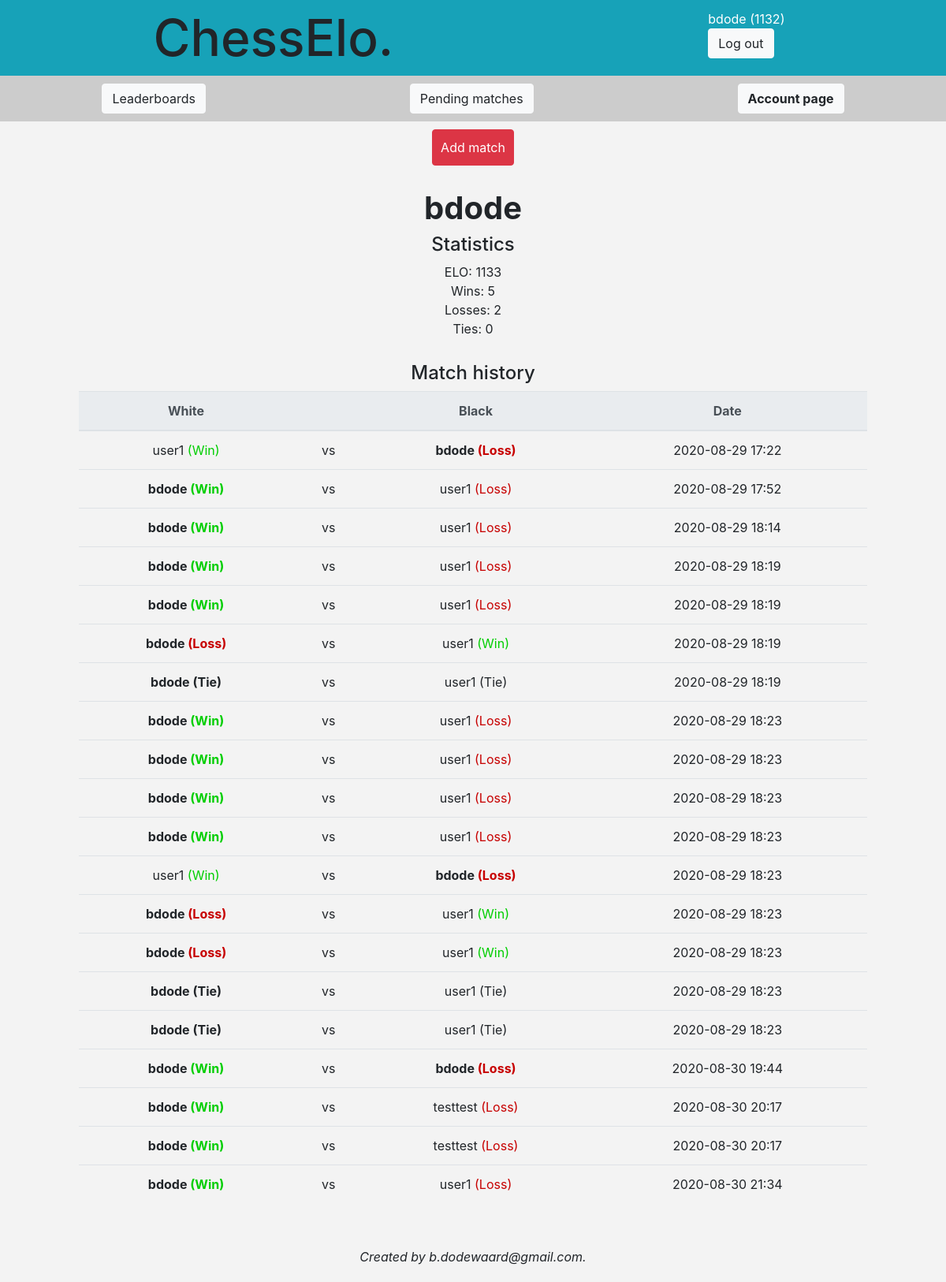
Page /account/bdode (signed in) on the committed database.
### chesselo/models.py (models this page shows, shortened)
class Elo(models.Model):
    username = models.CharField(max_length=64)
    elo = models.FloatField(default=1100)
    wins = models.IntegerField(default=0)
    losses = models.IntegerField(default=0)
    ties = models.IntegerField(default=0)

class Match(models.Model):
    user_white = models.CharField(max_length=64)
    user_black = models.CharField(max_length=64)
    white_win = models.CharField(max_length=64)
    match_datetime = models.DateTimeField(auto_now_add=True)
    user_send = models.CharField(max_length=64)
    user_pending = models.CharField(max_length=64)
    accepted = models.BooleanField(default=False)

### chesselo/views.py (the view)
# urls.py: path("account", views.account, name="account"),
def account(request, username=False):
    context = {}
    if not request.user.is_authenticated:
        messages.add_message(request, messages.INFO, 'Please log in.',)
        return HttpResponseRedirect("/index")
    if not username:
        if request.user.is_authenticated:
            username = request.user.username
            url = "account/" + username
            return HttpResponseRedirect(url)
        return HttpResponseRedirect("/index")
    match_list = Match.objects.filter(Q(user_white=username) | Q(user_black=username))[:20]
    context["match_list"] = match_list
    elo = Elo.objects.get(username=username)
    context["username"] = username
    context["wins"] = elo.wins
    context["losses"] = elo.losses
    context["account_elo"] = elo.elo
    context["ties"] = elo.ties
    total = elo.wins + elo.losses
    if total:
        context["winrate"] = elo.wins/(elo.wins + elo.losses)
    else:
        context["winrate"] = "None"
    opponent_list = Elo.objects.all()
    context["opponents"] = opponent_list
    context["account_page"] = True
    context["logged_in"] = True
    elo_score = Elo.objects.get(username = request.user.username)
    context["user_elo"] = int(elo_score.elo)
    return render(request, "account.html", context)

### chesselo/templates/account.html (shortened to what this page needs)
{% extends "basic_layout.html" %}
{% block header-right %}
<div class='logout-block' style="float:right">
    <form action="/logout" method="POST">
        <div class="logout">{{ user.get_username }}{% if user_elo %} ({{ user_elo }}){% endif %} </div>
        <button type="submit" class="btn btn-light">Log out</button>
    </form>
</div>
{% endblock %}
{% block main %}
<div class="leaderboards-main">
    <div style="text-align: center;">
        <h1 style="text-align: center;", class="bold">{{username}}</h1>
    </div>
    <div style="text-align: center; margin-bottom: 30px;">
        <h4 style="text-align: center;">Statistics</h4>
        <div> ELO: {{account_elo|floatformat:0}} </div>
        <div> Wins: {{wins}} </div>
        <div> Losses: {{losses}} </div>
        <div> Ties: {{ties}} </div>
    </div>
    <div style="text-align: center;">
        <h4 style="text-align: center;">Match history</h4>
        <table class="table">
            <thead class="thead-light">
                <tr>
                        <th>White</th>
                        <th></th>
                        <th>Black</th>
                        <th>Date</th>
                </tr>
            </thead>
        {% if match_list|length %}
            <tbody>
                {% for match in match_list %}
                    <tr>
                        <td {% if match.user_white == username%} class="bold" {% endif %}>{{match.user_white}}{% if match.white_win == "win" %}<span class="win"> (Win){%endif%}{% if match.white_win == "loss" %}<span class="loss"> (Loss)</span>{% endif %}{% if match.white_win == "tie" %} (Tie){% endif %}</td>
                        <td>vs</td>
                        <td {% if match.user_black == username%} class="bold" {% endif %}>{{match.user_black}}{% if match.white_win == "win" %}<span class="loss"> (Loss)</span>{%endif%}{% if match.white_win == "loss" %}<span class="win"> (Win){% endif %} {% if match.white_win == "tie" %}(Tie){% endif %}</td>
                        <td>{{match.match_datetime|date:'Y-m-d H:i'}}</td>
                    </tr>
                {% endfor %}
            </tbody>
        </table>
        {% else %}
        </table>
        <div style="text-align:center; margin-bottom: 30px;"> None. </div>
            {% endif %}
    </div>
</div>
{% endblock %}
{% block footer %}
<div class="footer">
    <i>Created by b.dodewaard@gmail.com.</i>
</div>
{% endblock %}

### static/style.css (style rules this page uses)
html, body { height:100%; background-color: rgb(243, 243, 243); overflow-y: scroll; }
body { display: flex; flex-direction: column; overflow: hidden; }
table { max-width: 1000px; margin-left: auto; margin-right: auto; margin-bottom: 30px; }
.loss { color: #c70000; }
.win { color: #01ce01; }
.bold { font-weight: bold; }
.leaderboards-main { display: flex; flex-direction: column; align-content: space-around; flex-grow: 1; margin: 20px; }
.footer { text-align: center; width: 100%; padding: 20px; }
.logout-block { margin: auto 10px 10px 10px; display: inline-block; }
.logout { color:white; }

### rows in the picture
Elo: elo "1133"
Match: user_white "user1", white_win "(Win)", user_black "bdode", match_datetime "2020-08-29 17:22"
Match: user_white "bdode", white_win "(Win)", user_black "user1", match_datetime "2020-08-29 17:52"
Match: user_white "bdode", white_win "(Win)", user_black "user1", match_datetime "2020-08-29 18:14"
Match: user_white "bdode", white_win "(Win)", user_black "user1", match_datetime "2020-08-29 18:19"
Match: user_white "bdode", white_win "(Win)", user_black "user1", match_datetime "2020-08-29 18:19"
Match: user_white "bdode", white_win "(Loss)", user_black "user1", match_datetime "2020-08-29 18:19"
Match: user_white "bdode", white_win "(Tie)", user_black "user1", match_datetime "2020-08-29 18:19"
Match: user_white "bdode", white_win "(Win)", user_black "user1", match_datetime "2020-08-29 18:23"
Match: user_white "bdode", white_win "(Win)", user_black "user1", match_datetime "2020-08-29 18:23"
Match: user_white "bdode", white_win "(Win)", user_black "user1", match_datetime "2020-08-29 18:23"
Match: user_white "bdode", white_win "(Win)", user_black "user1", match_datetime "2020-08-29 18:23"
Match: user_white "user1", white_win "(Win)", user_black "bdode", match_datetime "2020-08-29 18:23"
Match: user_white "bdode", white_win "(Loss)", user_black "user1", match_datetime "2020-08-29 18:23"
Match: user_white "bdode", white_win "(Loss)", user_black "user1", match_datetime "2020-08-29 18:23"
Match: user_white "bdode", white_win "(Tie)", user_black "user1", match_datetime "2020-08-29 18:23"
Match: user_white "bdode", white_win "(Tie)", user_black "user1", match_datetime "2020-08-29 18:23"
Match: user_white "bdode", white_win "(Win)", user_black "bdode", match_datetime "2020-08-30 19:44"
Match: user_white "bdode", white_win "(Win)", user_black "testtest", match_datetime "2020-08-30 20:17"
Match: user_white "bdode", white_win "(Win)", user_black "testtest", match_datetime "2020-08-30 20:17"
Match: user_white "bdode", white_win "(Win)", user_black "user1", match_datetime "2020-08-30 21:34"

### other values in the picture
{{ user.get_username }} "bdode"
{{ user_elo }} "1132"
{{ username }} "bdode"
{{ wins }} "5"
{{ losses }} "2"
{{ ties }} "0"
